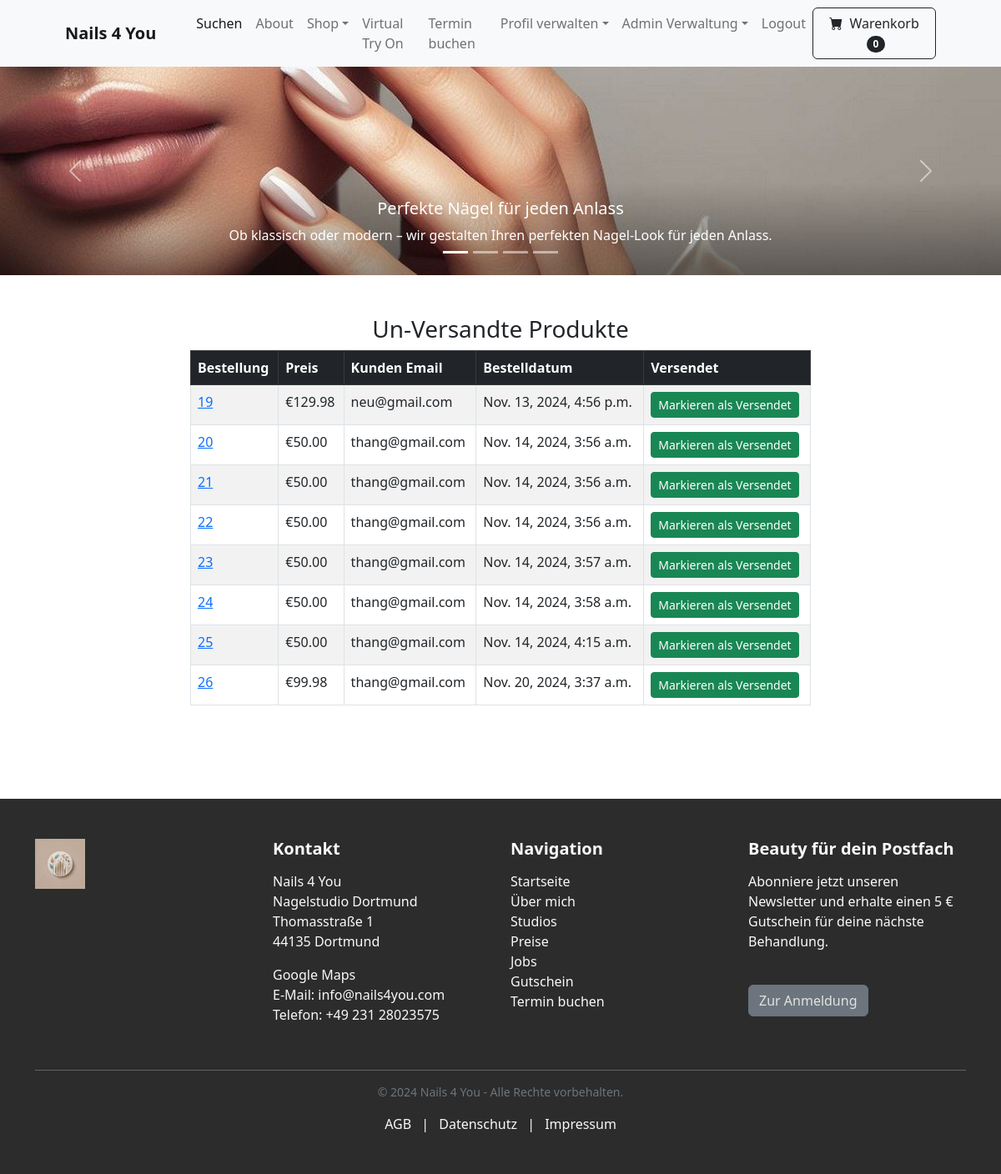
Page /payment/not_shipped_dash (signed in) on the committed database.
### payment/models.py (models this page shows, shortened)
class Order(models.Model):
	user = models.ForeignKey(User, on_delete=models.CASCADE, null=True, blank=True)
	full_name = models.CharField(max_length=250)
	email = models.EmailField(max_length=250)
	shipping_address = models.TextField(max_length=15000)
	amount_paid = models.DecimalField(max_digits=7, decimal_places=2)
	date_ordered = models.DateTimeField(auto_now_add=True)
	shipped = models.BooleanField(default=False)
	date_shipped = models.DateTimeField(blank=True, null=True)
	invoice = models.CharField(max_length=250, null=True, blank=True)
	paid = models.BooleanField(default=False)

### payment/views.py (the view, shortened to what this page needs)
# urls.py: path('not_shipped_dash', views.not_shipped_dash, name='not_shipped_dash'),
def not_shipped_dash(request):
	if request.user.is_authenticated and request.user.is_superuser:
		orders = Order.objects.filter(shipped=False)
		return render(request, "payment/not_shipped_dash.html", {"orders":orders})
	else:
		messages.success(request, "Zugang verweigert")
		return redirect('index')

### cart/cart.py (called while the page is built)
    def __len__(self):
        return len(self.cart)

### cart/context_processors.py (called while the page is built)
def cart(request):
    return {'cart': Cart(request)}

### payment/templates/payment/not_shipped_dash.html (shortened to what this page needs)
{% extends 'base.html' %}
{% block content %}
        <div class="container">
        	<div class="row">
        		<center>
        			<div class="col-8">
        				<br/><br/>
<h3>Un-Versandte Produkte</h3>
<table class="table table-striped table-hover table-bordered">
  <thead class="table-dark">
    <tr>
      <th scope="col">Bestellung</th>
      <th scope="col">Preis</th>
      <th scope="col">Kunden Email</th>
      <th scope="col">Bestelldatum</th>
      <th scope="col">Versendet</th>
    </tr>
  </thead>
  <tbody>
  	{% for item in orders %}
    <tr>
      <td><a href="{% url 'orders' item.id %}">{{ item.id }}</a></td>
      <td>€{{ item.amount_paid }}</td>
      <td>{{ item.email }}</td>
      <td>{{ item.date_ordered }}</td>
      <td>
        <form method="POST">
          <button type="Submit" class="btn btn-success btn-sm">Markieren als Versendet</button>
        </form>
      </td>
    </tr>
    {% endfor %}
  </tbody>
</table>
<br/><br/>
<br/><br/>
        			</div>
        		</center>
        	</div>
        </div>
{% endblock %}

### rows in the picture
Order: id "19", amount_paid "129.98", email "neu@gmail.com", date_ordered "Nov. 13, 2024, 4:56 p.m."
Order: id "20", amount_paid "50.00", email "thang@gmail.com", date_ordered "Nov. 14, 2024, 3:56 a.m."
Order: id "21", amount_paid "50.00", email "thang@gmail.com", date_ordered "Nov. 14, 2024, 3:56 a.m."
Order: id "22", amount_paid "50.00", email "thang@gmail.com", date_ordered "Nov. 14, 2024, 3:56 a.m."
Order: id "23", amount_paid "50.00", email "thang@gmail.com", date_ordered "Nov. 14, 2024, 3:57 a.m."
Order: id "24", amount_paid "50.00", email "thang@gmail.com", date_ordered "Nov. 14, 2024, 3:58 a.m."
Order: id "25", amount_paid "50.00", email "thang@gmail.com", date_ordered "Nov. 14, 2024, 4:15 a.m."
Order: id "26", amount_paid "99.98", email "thang@gmail.com", date_ordered "Nov. 20, 2024, 3:37 a.m."

### other values in the picture
{{ cart|length }} "0"
